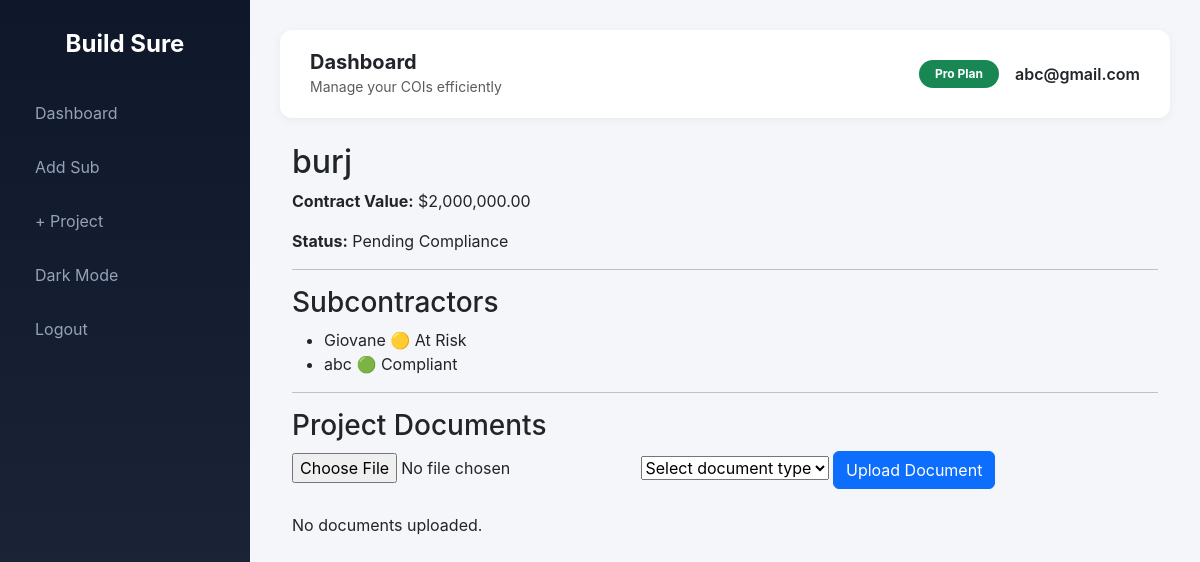
/project/1 (signed in), run on an earlier commit of the app's database.
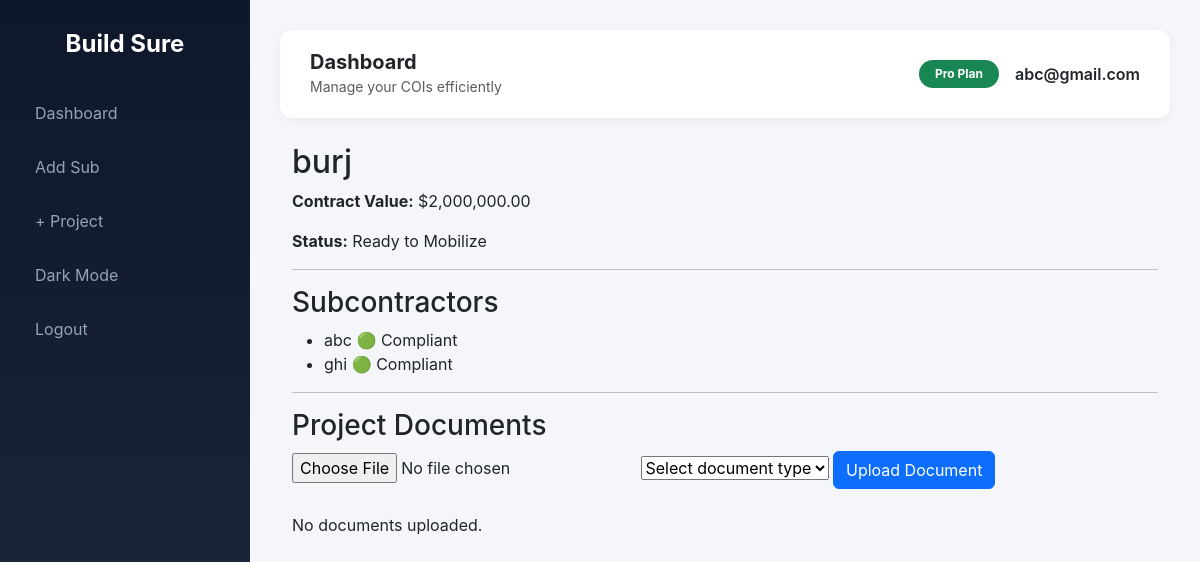
And on a later commit of the database.
### main.py (models this page shows)
class Subcontractor(db.Model):
    id = db.Column(db.Integer, primary_key=True)
    user_id = db.Column(
        db.Integer,
        db.ForeignKey('user.id'),
        nullable=False
    )
    name = db.Column(db.String(150))
    email = db.Column(db.String(150))
    phone = db.Column(db.String(30))
    role = db.Column(db.String(100))
    timezone = db.Column(db.String(50))
    coi_expiration = db.Column(db.Date)
    last_reminder_sent = db.Column(db.DateTime)
    documents = db.relationship(
        "Document",
        backref="sub",
        lazy=True,
        cascade="all, delete-orphan"
    )
    @property
    def days_left(self):
        if not self.coi_expiration:
            return None
        return (self.coi_expiration - date.today()).days
    @property
    def computed_status(self):
        days = self.days_left
        if days is None:
            return "compliant"
        if days < 0:
            return "expired"
        elif days <= 30:
            return "at_risk"
        else:
            return "compliant"

class ProjectSubcontractor(db.Model):
    id = db.Column(db.Integer, primary_key=True)
    project_id = db.Column(db.Integer, db.ForeignKey('project.id'))
    subcontractor_id = db.Column(db.Integer, db.ForeignKey('subcontractor.id'))
    approved_for_project = db.Column(db.Boolean, default=False)
    subcontractor = db.relationship('Subcontractor')
    coverage_limit = db.Column(db.Float, default=1000000)

### main.py (the view)
@app.route("/project/<int:project_id>")
@login_required
def view_project(project_id):
    project = Project.query.filter_by(
        id=project_id,
        user_id=current_user.id
    ).first_or_404()
    return render_template("view_project.html", project=project)

### main.py (called while the page is built)
@login_manager.user_loader
def load_user(user_id):
    return db.session.get(User, int(user_id))

    @property
    def mobilization_status(self):
        has_expired = False
        has_risk = False
        for ps in self.subs:
            status = ps.subcontractor.computed_status
            if status == "expired":
                has_expired = True
            elif status == "at_risk":
                has_risk = True
        if has_expired:
            return "Blocked"
        if has_risk:
            return "Pending Compliance"
        return "Ready to Mobilize"

### templates/view_project.html (shortened to what this page needs)
{% extends "base.html" %}
{% block content %}
<h2>{{ project.name }}</h2>
<p>
<strong>Contract Value:</strong>
${{ "{:,.2f}".format(project.contract_value or 0) }}
</p>
<p>
<strong>Status:</strong>
{{ project.mobilization_status }}
</p>
<hr>
<h3>Subcontractors</h3>
<ul>
{% for ps in project.subs %}
<li>
{{ ps.subcontractor.name }}
{% if ps.subcontractor.computed_status == "expired" %}
🔴 Expired
{% elif ps.subcontractor.computed_status == "at_risk" %}
🟡 At Risk
{% else %}
🟢 Compliant
{% endif %}
</li>
{% else %}
<li>No subcontractors linked.</li>
{% endfor %}
</ul>
<hr>
<h3>Project Documents</h3>
<form action="{{ url_for('upload_project_document', project_id=project.id) }}"
      method="POST"
      enctype="multipart/form-data">
<input type="file" name="file" required>
<select name="doc_type" required>
<option value="">Select document type</option>
</select>
<button type="submit" class="btn btn-primary">
Upload Document
</button>
</form>
<br>
{% if project.documents %}
<table class="table">
<thead>
<tr>
<th>Document</th>
<th>Type</th>
<th>Upload Date</th>
<th>Actions</th>
</tr>
</thead>
<tbody>
{% for doc in project.documents %}
<tr>
<td>
<a href="{{ url_for('view_document', doc_id=doc.id) }}">
{{ doc.original_name or doc.filename }}
</a>
</td>
<td>
{{ doc.document_type }}
</td>
<td>
{{ doc.upload_date|format_local_time(current_user.timezone) }}
</td>
<td>
<form action="{{ url_for('delete_document', doc_id=doc.id) }}"
      method="POST"
      style="display:inline;">
<button class="btn btn-danger btn-sm"
onclick="return confirm('Delete this document?')">
Delete
</button>
</form>
</td>
</tr>
{% endfor %}
</tbody>
</table>
{% else %}
<p>No documents uploaded.</p>
{% endif %}
{% endblock %}

What changed in the data, as far as the page shows it:
no longer on this page (row unchanged): Subcontractor: mobilization_status "Pending Compliance"
removed ProjectSubcontractor: subcontractor.name "Giovane", shows "🟡 At Risk"
now on this page (row unchanged): Subcontractor: mobilization_status "Ready to Mobilize"
added ProjectSubcontractor: subcontractor.name "ghi", shows "🟢 Compliant"
